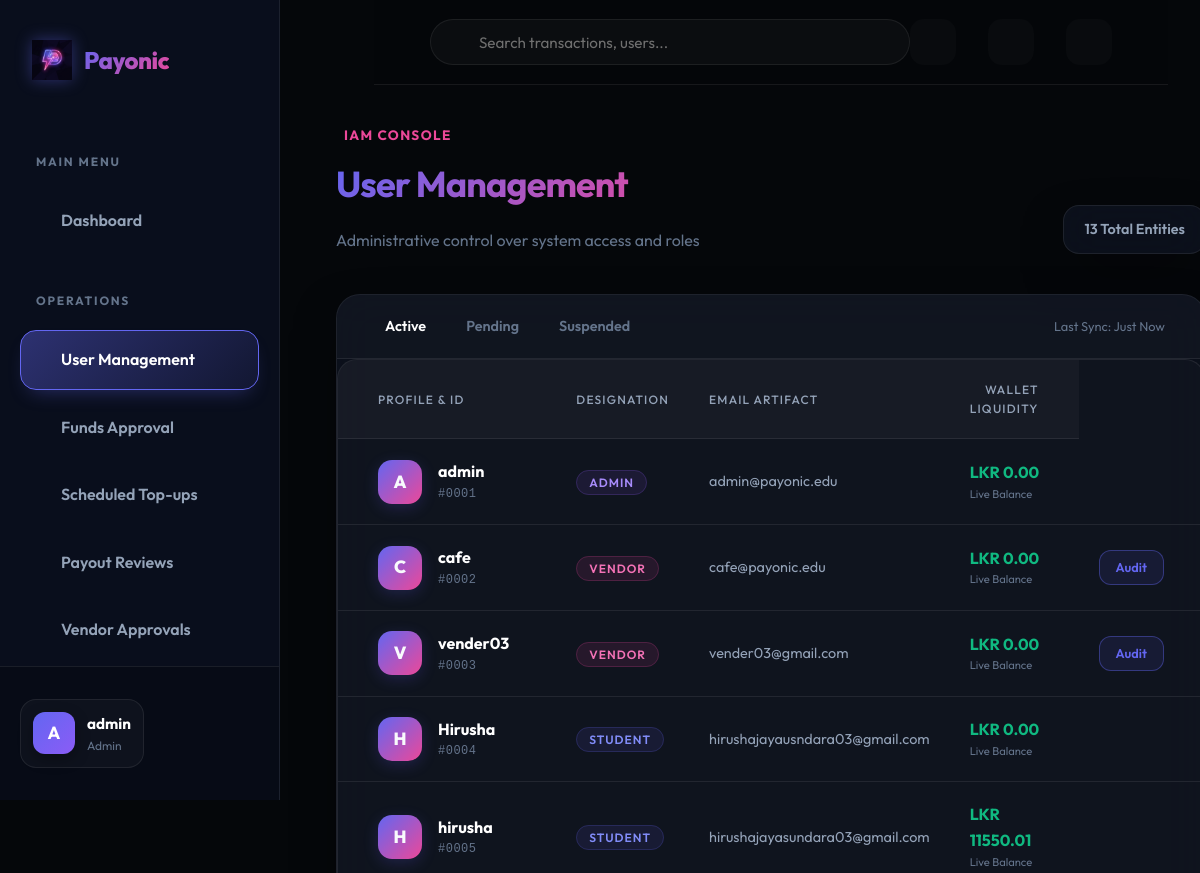
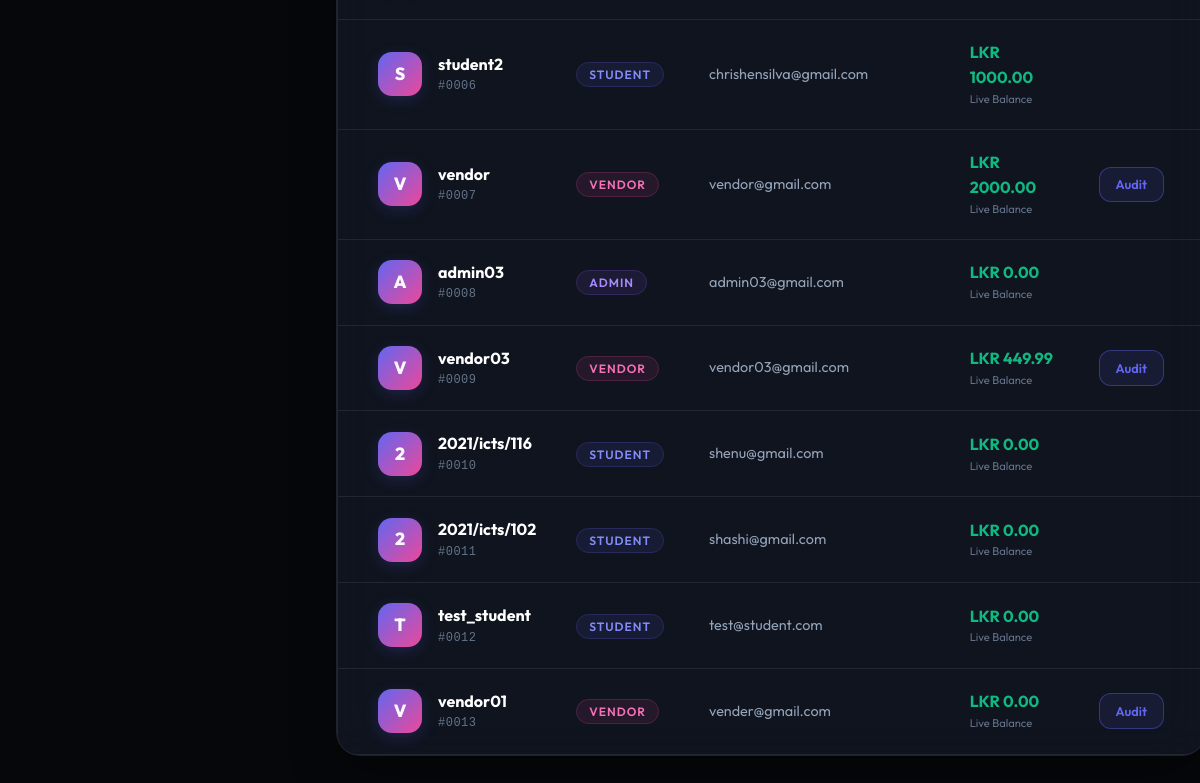
Before: /admin/users (signed in) with the older database file (2 pictures, top to bottom).
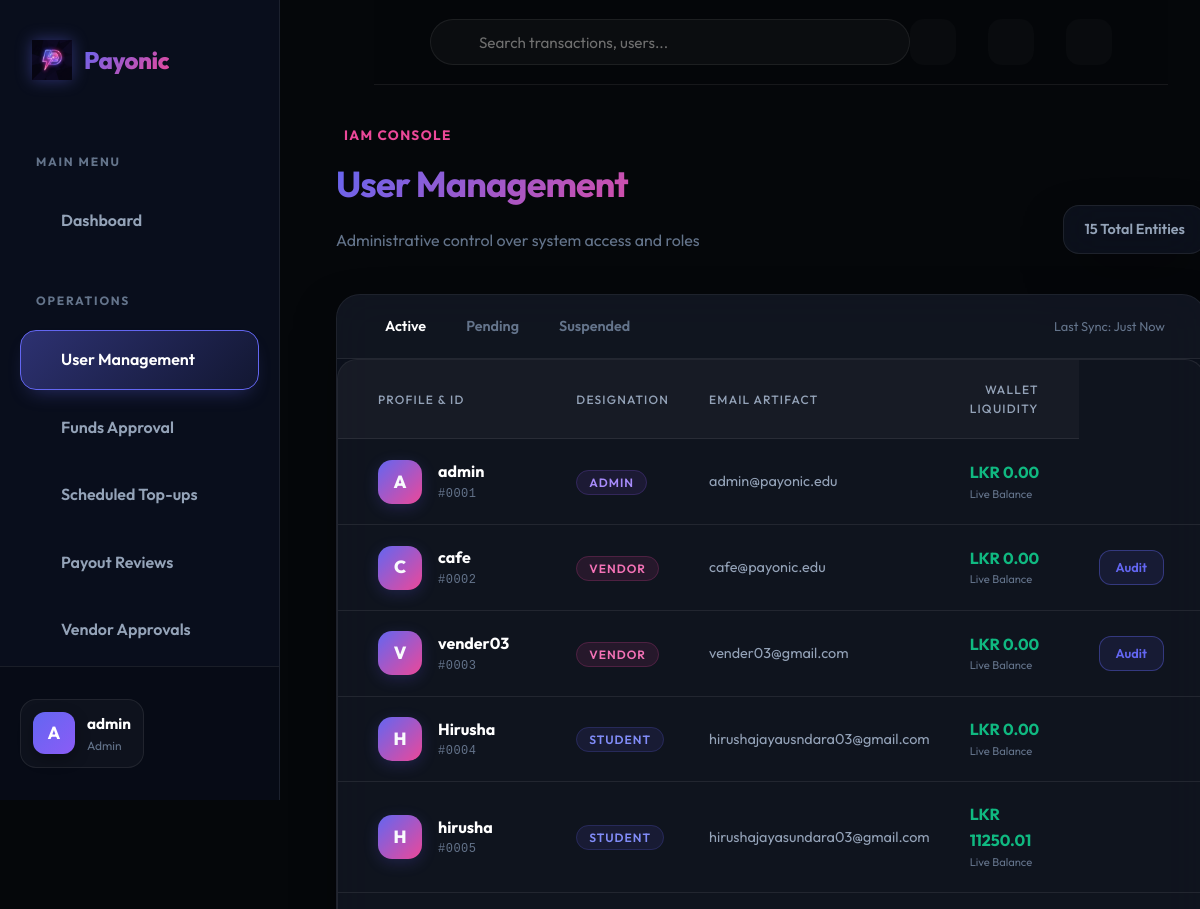
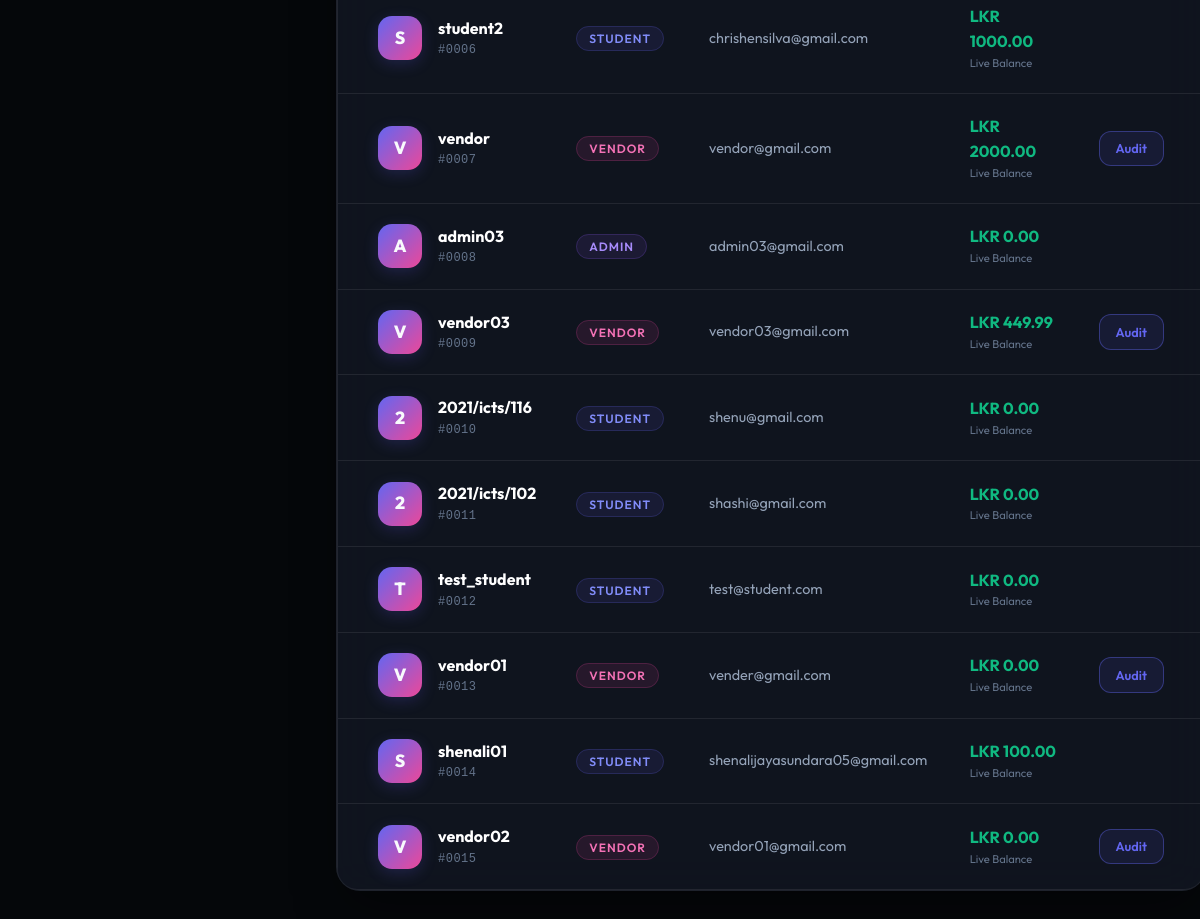
After: the same page with the newer database file (2 pictures, top to bottom).
### app/models.py (models this page shows, shortened)
class User(UserMixin, db.Model):
    id = db.Column(db.Integer, primary_key=True)
    username = db.Column(db.String(64), index=True, unique=True, nullable=False)
    email = db.Column(db.String(120), index=True, unique=True, nullable=False)
    password_hash = db.Column(db.String(128))
    role = db.Column(db.String(20), nullable=False)  # student, vendor, admin
    is_active_user = db.Column(db.Boolean, default=True)
    phone_number = db.Column(db.String(20))
    registration_number = db.Column(db.String(50)) # For students
    student_id = db.Column(db.String(20)) # Internal ID
    vendor_name = db.Column(db.String(100)) # For vendors
    business_name = db.Column(db.String(100)) # For vendors
    business_type = db.Column(db.String(50)) # For vendors
    is_approved_vendor = db.Column(db.Boolean, default=False)
    profile_pic = db.Column(db.String(255))
    merchant_id = db.Column(db.String(50), unique=True)
    bank_name = db.Column(db.String(100))
    account_number = db.Column(db.String(50))
    account_holder_name = db.Column(db.String(100))
    wallet = db.relationship('Wallet', backref='owner', uselist=False, lazy=True)
    sent_transactions = db.relationship('Transaction', foreign_keys='Transaction.sender_id', backref='sender', lazy='dynamic')
    received_transactions = db.relationship('Transaction', foreign_keys='Transaction.receiver_id', backref='receiver', lazy='dynamic')
    qr_codes = db.relationship('QRCode', backref='vendor', lazy='dynamic')
    payout_requests = db.relationship('PayoutRequest', foreign_keys='PayoutRequest.vendor_id', backref='vendor', lazy='dynamic')
    two_factor_enabled = db.Column(db.Boolean, default=False)
    otp_secret = db.Column(db.String(32))
    low_balance_threshold = db.Column(db.Float, default=100.0) # LKR
    refund_requests = db.relationship('RefundRequest', foreign_keys='RefundRequest.user_id', backref='requester', lazy='dynamic')
    budgets = db.relationship('Budget', backref='user', lazy='dynamic')
    created_bills = db.relationship('SplitBill', backref='creator', lazy='dynamic')
    split_participations = db.relationship('SplitBillParticipant', backref='user', lazy='dynamic')
    notifications = db.relationship('Notification', backref='user', lazy='dynamic')
    @property
    def is_active(self):
        return self.is_active_user
    @property
    def unread_notification_count(self):
        return self.notifications.filter_by(is_read=False).count()

class Wallet(db.Model):
    id = db.Column(db.Integer, primary_key=True)
    user_id = db.Column(db.Integer, db.ForeignKey('user.id'), unique=True, nullable=False)
    balance = db.Column(db.Float, default=0.0)
    last_updated = db.Column(db.DateTime, default=datetime.utcnow, onupdate=datetime.utcnow)

### app/admin/routes.py (the view)
@bp.route('/users')
@login_required
def users():
    if current_user.role != 'admin':
        return redirect(url_for('main.index'))
    users = User.query.all()
    return render_template('admin/users.html', title='User Management', users=users)

### app/models.py (called while the page is built)
@login.user_loader
def load_user(id):
    return User.query.get(int(id))

### app/templates/admin/users.html (shortened to what this page needs)
{% extends "base.html" %}
{% block content %}
<div class="animate-fade-in">
    <div style="display: flex; justify-content: space-between; align-items: flex-end; margin-bottom: 2.5rem;">
        <div>
            <div
                style="display: flex; align-items: center; gap: 0.5rem; color: var(--secondary); font-weight: 700; font-size: 0.85rem; text-transform: uppercase; letter-spacing: 0.1em; margin-bottom: 0.5rem;">
                 IAM Console
            </div>
            <h1 class="text-gradient" style="font-size: 2.25rem;">User Management</h1>
            <p style="color: var(--text-dim);">Administrative control over system access and roles</p>
        </div>
        <div style="display: flex; gap: 1rem;">
            <div class="glass-panel"
                style="padding: 0.75rem 1.25rem; border-radius: 1rem; color: var(--text-muted); font-weight: 600; font-size: 0.9rem;">
                 {{ users|length }} Total Entities
            </div>
        </div>
    </div>
    <div class="glass-panel" style="overflow: hidden; padding: 0;">
        <div
            style="padding: 1.25rem 2.5rem; border-bottom: 1px solid var(--border); display: flex; justify-content: space-between; align-items: center; background: rgba(255,255,255,0.02);">
            <div style="display: flex; gap: 2rem;">
                <div
                    style="display: flex; align-items: center; gap: 0.5rem; font-size: 0.9rem; cursor: pointer; color: white; font-weight: 600;">
                     Active
                </div>
                <div
                    style="display: flex; align-items: center; gap: 0.5rem; font-size: 0.9rem; cursor: pointer; color: var(--text-dim); font-weight: 600;">
                     Pending
                </div>
                <div
                    style="display: flex; align-items: center; gap: 0.5rem; font-size: 0.9rem; cursor: pointer; color: var(--text-dim); font-weight: 600;">
                     Suspended
                </div>
            </div>
            <div style="font-size: 0.8rem; color: var(--text-dim);">
                Last Sync: Just Now
            </div>
        </div>
        <div class="table-container">
            <table style="width: 100%;">
                <thead>
                    <tr>
                        <th style="padding-left: 2.5rem;">Profile & ID</th>
                        <th>Designation</th>
                        <th>Email Artifact</th>
                        <th style="text-align: right; padding-right: 2.5rem;">Wallet Liquidity</th>
                    </tr>
                </thead>
                <tbody>
                    {% for user in users %}
                    <tr style="transition: all 0.2s;" onmouseover="this.style.background='rgba(236, 72, 153, 0.03)'"
                        onmouseout="this.style.background='transparent'">
                        <td style="padding-left: 2.5rem;">
                            <div style="display: flex; align-items: center; gap: 1rem;">
                                <div
                                    style="width: 44px; height: 44px; border-radius: 14px; background: linear-gradient(135deg, var(--primary), var(--secondary)); display: flex; align-items: center; justify-content: center; font-weight: 800; font-size: 1.1rem; box-shadow: 0 4px 15px rgba(99, 102, 241, 0.2);">
                                    {{ user.username[0]|upper }}
                                </div>
                                <div>
                                    <div style="font-weight: 700; font-size: 1rem; color: white;">{{ user.username }}
                                    </div>
                                    <div
                                        style="font-size: 0.75rem; color: var(--text-dim); font-family: monospace; letter-spacing: 0.5px;">
                                        #{{ "%04d"|format(user.id) }}</div>
                                </div>
                            </div>
                        </td>
                        <td>
                            <span class="badge-pill" style="
                                background: {{ 'rgba(99, 102, 241, 0.1)' if user.role == 'student' else ('rgba(236, 72, 153, 0.1)' if user.role == 'vendor' else 'rgba(139, 92, 246, 0.1)') }};
                                color: {{ '#818cf8' if user.role == 'student' else ('#f472b6' if user.role == 'vendor' else '#a78bfa') }};
                                border: 1px solid {{ 'rgba(99, 102, 241, 0.2)' if user.role == 'student' else ('rgba(236, 72, 153, 0.2)' if user.role == 'vendor' else 'rgba(139, 92, 246, 0.2)') }};
                                text-transform: uppercase; letter-spacing: 1px;">
                                {{ user.role }}
                            </span>
                        </td>
                        <td style="color: var(--text-muted); font-size: 0.9rem;">
                             {{ user.email }}
                        </td>
                        <td>
                            <div style="font-weight: 700; color: var(--success);">LKR {{
                                "{:.2f}".format(user.wallet.balance if user.wallet else 0) }}</div>
                            <div style="font-size: 0.7rem; color: var(--text-dim);">Live Balance</div>
                        </td>
                        <td style="text-align: right; padding-right: 2.5rem;">
                            {% if user.role == 'vendor' %}
                            <a href="{{ url_for('admin.audit_vendor', id=user.id) }}" class="btn"
                                style="background: rgba(99, 102, 241, 0.1); color: var(--primary); border: 1px solid var(--primary-glow); padding: 0.4rem 1rem; font-size: 0.8rem;">
                                 Audit
                            </a>
                            {% endif %}
                        </td>
                    </tr>
                    {% endfor %}
                </tbody>
            </table>
        </div>
    </div>
</div>
{% endblock %}

### app/templates/base.html (shortened to what this page needs)
<!doctype html>
<html lang="en">
<head>
  <link rel="stylesheet" href="{{ url_for('static', filename='css/style.css') }}">
  <link href="https://cdn.jsdelivr.net/npm/remixicon@3.5.0/fonts/remixicon.css" rel="stylesheet">
</head>
<body>
  {% set is_portal = current_user.is_authenticated %}
  <div class="{{ 'portal-layout' if is_portal else 'landing-layout' }}">
    {% if is_portal %}
    <aside class="sidebar">
      <div class="sidebar-brand">
        <a href="{{ url_for('main.index') }}" class="nav-brand">
          <img src="{{ url_for('static', filename='img/payonic_logo.png') }}" alt="Payonic Logo">
          <span class="text-gradient">Payonic</span>
        </a>
      </div>
      <nav class="sidebar-nav">
        <div class="nav-section">Main Menu</div>
        <a href="{{ url_for('main.dashboard' if current_user.role == 'student' else ('vendor.dashboard' if current_user.role == 'vendor' else 'admin.dashboard')) }}"
          class="sidebar-link {{ 'active' if request.endpoint in ['main.dashboard', 'vendor.dashboard', 'admin.dashboard'] }}">
           Dashboard
        </a>
        {% if current_user.role == 'admin' %}
        <div class="nav-section">Operations</div>
        <a href="{{ url_for('admin.users') }}" class="sidebar-link {{ 'active' if request.endpoint == 'admin.users' }}">
           User Management
        </a>
        <a href="{{ url_for('admin.requests') }}"
          class="sidebar-link {{ 'active' if request.endpoint == 'admin.requests' }}">
           Funds Approval
        </a>
        <a href="{{ url_for('admin.manage_scheduled_topups') }}"
          class="sidebar-link {{ 'active' if request.endpoint == 'admin.manage_scheduled_topups' }}">
           Scheduled Top-ups
        </a>
        <a href="{{ url_for('admin.payouts') }}"
          class="sidebar-link {{ 'active' if request.endpoint == 'admin.payouts' }}">
           Payout Reviews
        </a>
        <a href="{{ url_for('admin.pending_vendors') }}"
          class="sidebar-link {{ 'active' if request.endpoint == 'admin.pending_vendors' }}">
           Vendor Approvals
        </a>
        {% endif %}
      </nav>
      <div class="sidebar-footer">
        <div class="user-pill">
          <div class="user-avatar"
            style="overflow: hidden; display: flex; align-items: center; justify-content: center;">
            {% if current_user.profile_pic %}
            <img src="{{ url_for('static', filename=current_user.profile_pic) }}" alt="P"
              style="width: 100%; height: 100%; object-fit: cover;">
            {% else %}
            {{ current_user.username[0]|upper }}
            {% endif %}
          </div>
          <div class="user-info">
            <div class="user-name">{{ current_user.username }}</div>
            <div class="user-role">{{ current_user.role }}</div>
          </div>
        </div>
        <a href="{{ url_for('auth.logout') }}" class="logout-btn" title="Logout">
        </a>
      </div>
    </aside>
    {% endif %}
    <main class="{{ 'main-wrapper' if is_portal else 'landing-main' }}">
      {% if is_portal %}
      <header class="portal-header">
        <div class="header-search">
          <input type="text" placeholder="Search transactions, users...">
        </div>
        <div class="header-actions">
          <a href="{{ url_for('main.notifications') }}" class="action-icon">
          </a>
          <button id="theme-toggle" class="action-icon"
            style="border: none; cursor: pointer; color: var(--text-dim); outline: none;">
          </button>
          <a href="{{ url_for('main.settings') }}" class="action-icon">
          </a>
        </div>
      </header>
      {% endif %}
      <div class="{{ 'portal-content' if is_portal else 'container landing-content' }}">
        {% block content %}{% endblock %}
      </div>
    </main>
  </div>
</body>
</html>

Changed rows visible on the page:
changed Wallet (number 4 of 14 on the later page): wallet "11550.01" → "11250.01"
added User: username "S", username "shenali01", id "0014", role "STUDENT", email "shenalijayasundara05@gmail.com"
added Wallet: wallet "100.00"
added User: username "V", username "vendor02", id "0015", role "VENDOR", email "vendor01@gmail.com"
added Wallet: wallet "0.00"
Other visible differences:
{{ users|length }}: "13" → "15"
